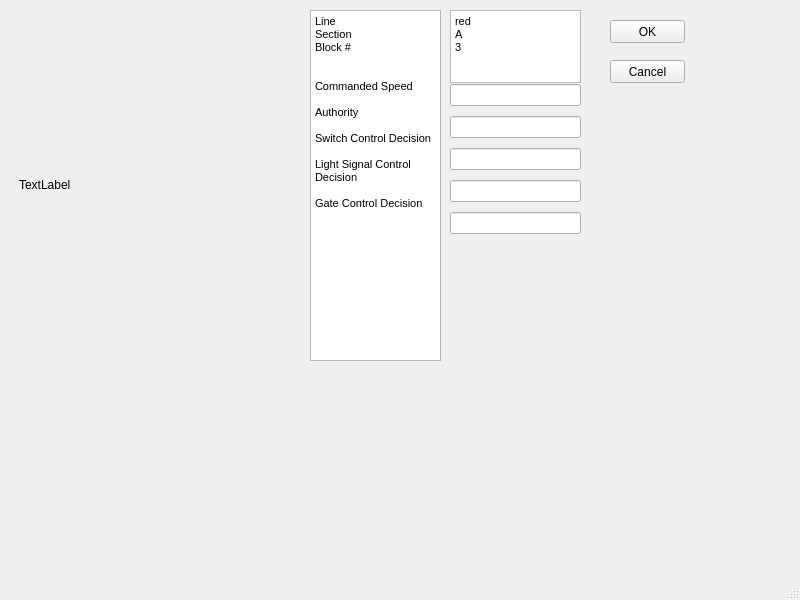
<?xml version="1.0" encoding="UTF-8"?>
<ui version="4.0">
 <class>MainWindow</class>
 <widget class="QMainWindow" name="MainWindow">
  <property name="geometry">
   <rect>
    <x>0</x>
    <y>0</y>
    <width>800</width>
    <height>600</height>
   </rect>
  </property>
  <property name="windowTitle">
   <string>MainWindow</string>
  </property>
  <widget class="QWidget" name="centralwidget">
   <widget class="QWidget" name="verticalLayoutWidget">
    <property name="geometry">
     <rect>
      <x>19</x>
      <y>9</y>
      <width>271</width>
      <height>351</height>
     </rect>
    </property>
    <layout class="QVBoxLayout" name="verticalLayout">
     <item>
      <widget class="QLabel" name="label">
       <property name="text">
        <string>TextLabel</string>
       </property>
      </widget>
     </item>
    </layout>
   </widget>
   <widget class="QWidget" name="verticalLayoutWidget_2">
    <property name="geometry">
     <rect>
      <x>310</x>
      <y>10</y>
      <width>131</width>
      <height>351</height>
     </rect>
    </property>
    <layout class="QVBoxLayout" name="verticalLayout_2">
     <item>
      <widget class="QTextBrowser" name="textBrowser">
       <property name="html">
        <string>&lt;!DOCTYPE HTML PUBLIC &quot;-//W3C//DTD HTML 4.0//EN&quot; &quot;http://www.w3.org/TR/REC-html40/strict.dtd&quot;&gt;
&lt;html&gt;&lt;head&gt;&lt;meta name=&quot;qrichtext&quot; content=&quot;1&quot; /&gt;&lt;style type=&quot;text/css&quot;&gt;
p, li { white-space: pre-wrap; }
&lt;/style&gt;&lt;/head&gt;&lt;body style=&quot; font-family:'MS Shell Dlg 2'; font-size:8pt; font-weight:400; font-style:normal;&quot;&gt;
&lt;p style=&quot; margin-top:0px; margin-bottom:0px; margin-left:0px; margin-right:0px; -qt-block-indent:0; text-indent:0px;&quot;&gt;Line&lt;/p&gt;
&lt;p style=&quot; margin-top:0px; margin-bottom:0px; margin-left:0px; margin-right:0px; -qt-block-indent:0; text-indent:0px;&quot;&gt;Section&lt;/p&gt;
&lt;p style=&quot; margin-top:0px; margin-bottom:0px; margin-left:0px; margin-right:0px; -qt-block-indent:0; text-indent:0px;&quot;&gt;Block #&lt;/p&gt;
&lt;p style=&quot;-qt-paragraph-type:empty; margin-top:0px; margin-bottom:0px; margin-left:0px; margin-right:0px; -qt-block-indent:0; text-indent:0px;&quot;&gt;&lt;br /&gt;&lt;/p&gt;
&lt;p style=&quot;-qt-paragraph-type:empty; margin-top:0px; margin-bottom:0px; margin-left:0px; margin-right:0px; -qt-block-indent:0; text-indent:0px;&quot;&gt;&lt;br /&gt;&lt;/p&gt;
&lt;p style=&quot; margin-top:0px; margin-bottom:0px; margin-left:0px; margin-right:0px; -qt-block-indent:0; text-indent:0px;&quot;&gt;Commanded Speed&lt;/p&gt;
&lt;p style=&quot;-qt-paragraph-type:empty; margin-top:0px; margin-bottom:0px; margin-left:0px; margin-right:0px; -qt-block-indent:0; text-indent:0px;&quot;&gt;&lt;br /&gt;&lt;/p&gt;
&lt;p style=&quot; margin-top:0px; margin-bottom:0px; margin-left:0px; margin-right:0px; -qt-block-indent:0; text-indent:0px;&quot;&gt;Authority&lt;/p&gt;
&lt;p style=&quot;-qt-paragraph-type:empty; margin-top:0px; margin-bottom:0px; margin-left:0px; margin-right:0px; -qt-block-indent:0; text-indent:0px;&quot;&gt;&lt;br /&gt;&lt;/p&gt;
&lt;p style=&quot; margin-top:0px; margin-bottom:0px; margin-left:0px; margin-right:0px; -qt-block-indent:0; text-indent:0px;&quot;&gt;Switch Control Decision&lt;/p&gt;
&lt;p style=&quot;-qt-paragraph-type:empty; margin-top:0px; margin-bottom:0px; margin-left:0px; margin-right:0px; -qt-block-indent:0; text-indent:0px;&quot;&gt;&lt;br /&gt;&lt;/p&gt;
&lt;p style=&quot; margin-top:0px; margin-bottom:0px; margin-left:0px; margin-right:0px; -qt-block-indent:0; text-indent:0px;&quot;&gt;Light Signal Control Decision&lt;/p&gt;
&lt;p style=&quot;-qt-paragraph-type:empty; margin-top:0px; margin-bottom:0px; margin-left:0px; margin-right:0px; -qt-block-indent:0; text-indent:0px;&quot;&gt;&lt;br /&gt;&lt;/p&gt;
&lt;p style=&quot; margin-top:0px; margin-bottom:0px; margin-left:0px; margin-right:0px; -qt-block-indent:0; text-indent:0px;&quot;&gt;Gate Control Decision&lt;/p&gt;
&lt;p style=&quot;-qt-paragraph-type:empty; margin-top:0px; margin-bottom:0px; margin-left:0px; margin-right:0px; -qt-block-indent:0; text-indent:0px;&quot;&gt;&lt;br /&gt;&lt;/p&gt;
&lt;p style=&quot;-qt-paragraph-type:empty; margin-top:0px; margin-bottom:0px; margin-left:0px; margin-right:0px; -qt-block-indent:0; text-indent:0px;&quot;&gt;&lt;br /&gt;&lt;/p&gt;&lt;/body&gt;&lt;/html&gt;</string>
       </property>
      </widget>
     </item>
    </layout>
   </widget>
   <widget class="QPushButton" name="pushButton">
    <property name="geometry">
     <rect>
      <x>610</x>
      <y>20</y>
      <width>75</width>
      <height>23</height>
     </rect>
    </property>
    <property name="text">
     <string>OK</string>
    </property>
   </widget>
   <widget class="QPushButton" name="pushButton_2">
    <property name="geometry">
     <rect>
      <x>610</x>
      <y>60</y>
      <width>75</width>
      <height>23</height>
     </rect>
    </property>
    <property name="text">
     <string>Cancel</string>
    </property>
   </widget>
   <widget class="QWidget" name="verticalLayoutWidget_3">
    <property name="geometry">
     <rect>
      <x>450</x>
      <y>80</y>
      <width>131</width>
      <height>161</height>
     </rect>
    </property>
    <layout class="QVBoxLayout" name="verticalLayout_3">
     <item>
      <widget class="QLineEdit" name="lineEdit_2"/>
     </item>
     <item>
      <widget class="QLineEdit" name="lineEdit_3"/>
     </item>
     <item>
      <widget class="QLineEdit" name="lineEdit_5"/>
     </item>
     <item>
      <widget class="QLineEdit" name="lineEdit_4"/>
     </item>
     <item>
      <widget class="QLineEdit" name="lineEdit"/>
     </item>
    </layout>
   </widget>
   <widget class="QWidget" name="verticalLayoutWidget_4">
    <property name="geometry">
     <rect>
      <x>450</x>
      <y>10</y>
      <width>131</width>
      <height>73</height>
     </rect>
    </property>
    <layout class="QVBoxLayout" name="verticalLayout_4">
     <item>
      <widget class="QTextBrowser" name="textBrowser_2">
       <property name="html">
        <string>&lt;!DOCTYPE HTML PUBLIC &quot;-//W3C//DTD HTML 4.0//EN&quot; &quot;http://www.w3.org/TR/REC-html40/strict.dtd&quot;&gt;
&lt;html&gt;&lt;head&gt;&lt;meta name=&quot;qrichtext&quot; content=&quot;1&quot; /&gt;&lt;style type=&quot;text/css&quot;&gt;
p, li { white-space: pre-wrap; }
&lt;/style&gt;&lt;/head&gt;&lt;body style=&quot; font-family:'MS Shell Dlg 2'; font-size:8pt; font-weight:400; font-style:normal;&quot;&gt;
&lt;p style=&quot; margin-top:0px; margin-bottom:0px; margin-left:0px; margin-right:0px; -qt-block-indent:0; text-indent:0px;&quot;&gt;red&lt;/p&gt;
&lt;p style=&quot; margin-top:0px; margin-bottom:0px; margin-left:0px; margin-right:0px; -qt-block-indent:0; text-indent:0px;&quot;&gt;A&lt;/p&gt;
&lt;p style=&quot; margin-top:0px; margin-bottom:0px; margin-left:0px; margin-right:0px; -qt-block-indent:0; text-indent:0px;&quot;&gt;3&lt;/p&gt;&lt;/body&gt;&lt;/html&gt;</string>
       </property>
      </widget>
     </item>
    </layout>
   </widget>
  </widget>
  <widget class="QMenuBar" name="menubar">
   <property name="geometry">
    <rect>
     <x>0</x>
     <y>0</y>
     <width>800</width>
     <height>22</height>
    </rect>
   </property>
  </widget>
  <widget class="QStatusBar" name="statusbar"/>
 </widget>
 <resources/>
 <connections/>
</ui>
